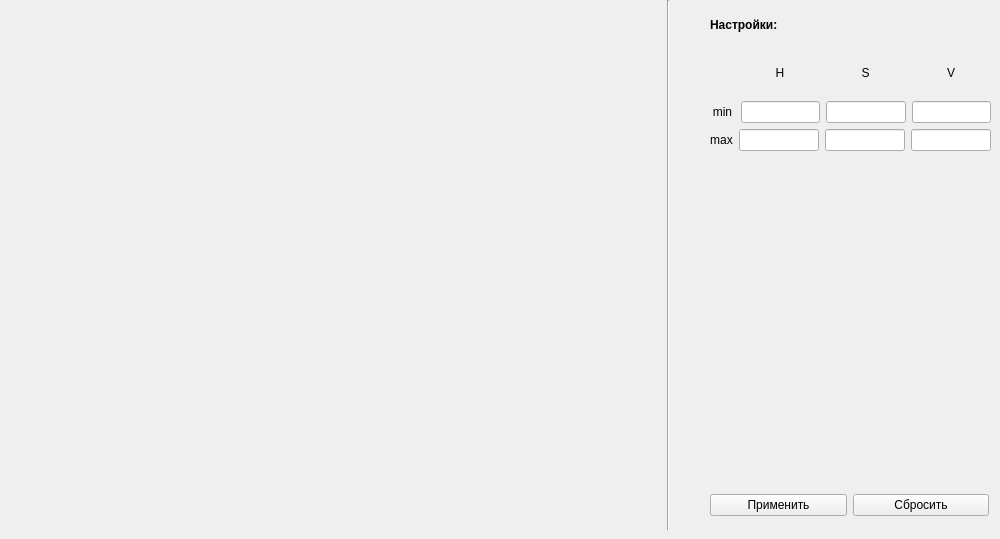
      <widget class="QWidget" name="tab_10">
       <attribute name="title">
        <string>Выделение резисторов</string>
       </attribute>
       <widget class="QWidget" name="horizontalLayoutWidget_18">
        <property name="geometry">
         <rect>
          <x>710</x>
          <y>490</y>
          <width>279</width>
          <height>30</height>
         </rect>
        </property>
        <layout class="QHBoxLayout" name="horizontalLayout_27">
         <item>
          <widget class="QPushButton" name="pushButton_17">
           <property name="text">
            <string>Применить</string>
           </property>
          </widget>
         </item>
         <item>
          <widget class="QPushButton" name="pushButton_18">
           <property name="text">
            <string>Сбросить</string>
           </property>
          </widget>
         </item>
        </layout>
       </widget>
       <widget class="Line" name="line_9">
        <property name="geometry">
         <rect>
          <x>660</x>
          <y>0</y>
          <width>16</width>
          <height>530</height>
         </rect>
        </property>
        <property name="orientation">
         <enum>Qt::Vertical</enum>
        </property>
       </widget>
       <widget class="QWidget" name="horizontalLayoutWidget_19">
        <property name="geometry">
         <rect>
          <x>10</x>
          <y>10</y>
          <width>640</width>
          <height>510</height>
         </rect>
        </property>
        <layout class="QHBoxLayout" name="horizontalLayout_28"/>
       </widget>
       <widget class="QLabel" name="label_29">
        <property name="geometry">
         <rect>
          <x>710</x>
          <y>10</y>
          <width>279</width>
          <height>29</height>
         </rect>
        </property>
        <property name="font">
         <font>
          <weight>75</weight>
          <bold>true</bold>
         </font>
        </property>
        <property name="text">
         <string>Настройки:</string>
        </property>
       </widget>
       <widget class="QWidget" name="verticalLayoutWidget_10">
        <property name="geometry">
         <rect>
          <x>710</x>
          <y>50</y>
          <width>281</width>
          <height>101</height>
         </rect>
        </property>
        <layout class="QVBoxLayout" name="verticalLayout_13">
         <item>
          <layout class="QHBoxLayout" name="horizontalLayout_12">
           <property name="leftMargin">
            <number>30</number>
           </property>
           <item>
            <widget class="QLabel" name="label_23">
             <property name="text">
              <string>H</string>
             </property>
             <property name="alignment">
              <set>Qt::AlignCenter</set>
             </property>
            </widget>
           </item>
           <item>
            <widget class="QLabel" name="label_24">
             <property name="text">
              <string>S</string>
             </property>
             <property name="alignment">
              <set>Qt::AlignCenter</set>
             </property>
            </widget>
           </item>
           <item>
            <widget class="QLabel" name="label_27">
             <property name="text">
              <string>V</string>
             </property>
             <property name="alignment">
              <set>Qt::AlignCenter</set>
             </property>
            </widget>
           </item>
          </layout>
         </item>
         <item>
          <layout class="QHBoxLayout" name="horizontalLayout_29">
           <item>
            <widget class="QLabel" name="label_28">
             <property name="minimumSize">
              <size>
               <width>25</width>
               <height>0</height>
              </size>
             </property>
             <property name="text">
              <string>min</string>
             </property>
             <property name="alignment">
              <set>Qt::AlignCenter</set>
             </property>
            </widget>
           </item>
           <item>
            <widget class="QLineEdit" name="lineEdit_15"/>
           </item>
           <item>
            <widget class="QLineEdit" name="lineEdit_16"/>
           </item>
           <item>
            <widget class="QLineEdit" name="lineEdit_17"/>
           </item>
          </layout>
         </item>
         <item>
          <layout class="QHBoxLayout" name="horizontalLayout_30">
           <item>
            <widget class="QLabel" name="label_30">
             <property name="text">
              <string>max</string>
             </property>
             <property name="alignment">
              <set>Qt::AlignCenter</set>
             </property>
            </widget>
           </item>
           <item>
            <widget class="QLineEdit" name="lineEdit_18"/>
           </item>
           <item>
            <widget class="QLineEdit" name="lineEdit_19"/>
           </item>
           <item>
            <widget class="QLineEdit" name="lineEdit_20"/>
           </item>
          </layout>
         </item>
        </layout>
       </widget>
      </widget>
